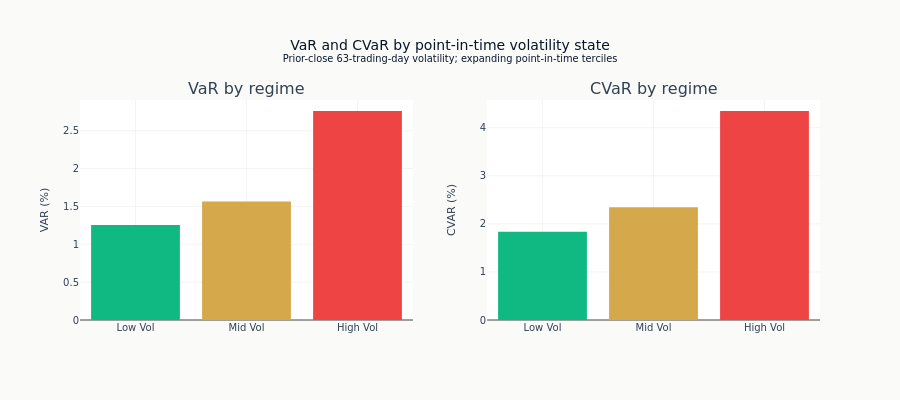

Source (notebook cell):
### Code cell
fig = make_subplots(rows=1, cols=2, subplot_titles=["VaR by regime", "CVaR by regime"])
regime_names = list(regime_stats.keys())
colors = [COLORS["positive"], COLORS["amber"], COLORS["negative"]]
for col_i, metric in enumerate(["var", "cvar"], 1):
    vals = [regime_stats[r][metric] for r in regime_names]
    fig.add_trace(
        go.Bar(x=regime_names, y=vals, marker_color=colors, showlegend=False),
        row=1,
        col=col_i,
    )
    fig.update_yaxes(title_text=f"{metric.upper()} (%)", row=1, col=col_i)
fig.update_layout(
    title=(
        "VaR and CVaR by point-in-time volatility state"
        "<br><sup>Prior-close 63-trading-day volatility; expanding point-in-time terciles</sup>"
    ),
    height=400,
)
show_plotly_with_alt(
    fig,
    "Two bar panels, VaR on the left and CVaR on the right, each with one bar per volatility state. Both rise steeply from the low state to the high one.",
)

### Figure 1 — Plotly figure (JSON) as saved in the notebook; plotly's stock layout.template omitted (floating-point values rounded to 4 significant figures)
{"data": [{"marker": {"color": ["#10b981", "#D4A84B", "#ef4444"]}, "showlegend": false, "type": "bar", "x": ["Low Vol", "Mid Vol", "High Vol"], "xaxis": "x", "y": [1.255, 1.565, 2.761], "yaxis": "y"}, {"marker": {"color": ["#10b981", "#D4A84B", "#ef4444"]}, "showlegend": false, "type": "bar", "x": ["Low Vol", "Mid Vol", "High Vol"], "xaxis": "x2", "y": [1.834, 2.347, 4.347], "yaxis": "y2"}], "layout": {"annotations": [{"font": {"size": 16}, "showarrow": false, "text": "VaR by regime", "x": 0.225, "xanchor": "center", "xref": "paper", "y": 1.0, "yanchor": "bottom", "yref": "paper"}, {"font": {"size": 16}, "showarrow": false, "text": "CVaR by regime", "x": 0.775, "xanchor": "center", "xref": "paper", "y": 1.0, "yanchor": "bottom", "yref": "paper"}], "height": 400, "title": {"text": "VaR and CVaR by point-in-time volatility state<br><sup>Prior-close 63-trading-day volatility; expanding point-in-time terciles</sup>"}, "xaxis": {"anchor": "y", "domain": [0.0, 0.45]}, "xaxis2": {"anchor": "y2", "domain": [0.55, 1.0]}, "yaxis": {"anchor": "x", "domain": [0.0, 1.0], "title": {"text": "VAR (%)"}}, "yaxis2": {"anchor": "x2", "domain": [0.0, 1.0], "title": {"text": "CVAR (%)"}}}}
